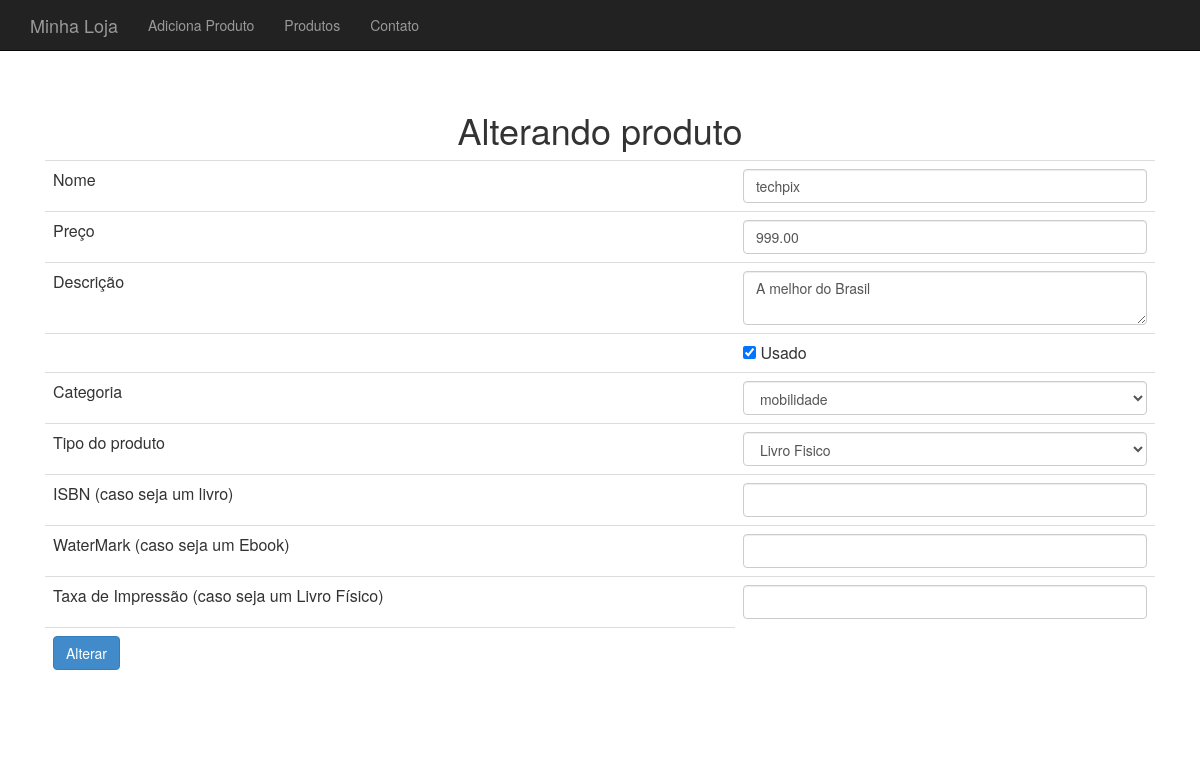
The page /produto-altera-formulario.php?id=9 on the database its author committed.
### tables this page shows
CREATE TABLE `produtos` (
  `id` int(11) NOT NULL,
  `nome` varchar(255) NOT NULL,
  `preco` decimal(10,2) NOT NULL,
  `descricao` text,
  `categoria_id` int(11) DEFAULT NULL,
  `usado` tinyint(1) DEFAULT '0',
  `imagem` varchar(30) NOT NULL,
  `isbn` varchar(255) DEFAULT NULL,
  `tipoProduto` varchar(255) DEFAULT NULL,
  `waterMark` varchar(255) DEFAULT NULL,
  `taxaImpressao` varchar(255) DEFAULT NULL
);

### class/ProdutoDao.php (called while the page is built, shortened)
<?php
class ProdutoDao {
	private $conexao;
	function __construct($conexao) {
		$this->conexao = $conexao;
	}
		function buscaProduto($id) {
	    $query = "select * from produtos where id = {$id}";
	    $resultado = mysqli_query($this->conexao, $query);
	    $produto_buscado = mysqli_fetch_assoc($resultado);
	    $tipoProduto = $produto_buscado['tipoProduto'];
	    $produto_id = $produto_buscado['id'];
	    $categoria_id = $produto_buscado['categoria_id'];
	    $factory = new ProdutoFactory();
	    $produto = $factory->criaPor($tipoProduto, $produto_buscado);
	    $produto->atualizaBaseadoEm($produto_buscado);
	    $produto->setId($produto_id);
	    $produto->getCategoria()->setId($categoria_id);
	    return $produto;
	}
}
?>

### class/ProdutoFactory.php (called while the page is built, shortened)
<?php
	class ProdutoFactory {
    public function criaPor($tipoProduto, $params) {
        $nome = $params['nome'];
        $preco = $params['preco'];
        $descricao = $params['descricao'];
        $categoria = new Categoria();
        $usado = $params['usado'];
        return new LivroFisico($nome, $preco, $descricao, $categoria, $usado);
    }
}
 ?>

### class/Produto.php (called while the page is built, shortened)
<?php
abstract class Produto {
	private $nome;
	private $preco;
	private $descricao;
	private $categoria;
	private $usado;
	function __construct($nome, $preco, $descricao, Categoria $categoria, $usado) {
		$this->nome = $nome;
		$this->preco = $preco;
		$this->descricao = $descricao;
		$this->categoria = $categoria;
		$this->usado = $usado;
	}
	public function getNome() {
		return $this->nome;
	}
	public function getPreco() {
		return $this->preco;
	}
	public function getDescricao() {
		return $this->descricao;
	}
	public function getCategoria() {
		return $this->categoria;
	}
	public function isUsado() {
		return $this->usado;
	}
	public function setUsado($usado) {
		$this->usado = $usado;
	}
	public function temIsbn() {
		return $this instanceof Livro;
	}
	public function temTaxaImpressao() {
    	return $this instanceof LivroFisico;
	}
	public function temWaterMark() {
	    return $this instanceof Ebook;
	}
}
?>

### class/CategoriaDao.php (called while the page is built)
<?php
class CategoriaDao {
	private $conexao;
	function __construct($conexao) {
		$this->conexao = $conexao;
	}
	function listaCategorias() {
		$categorias = array();
		$query = "select * from categorias";
		$resultado = mysqli_query($this->conexao, $query);
		while($categoria_array = mysqli_fetch_assoc($resultado)) {
			$categoria = new Categoria();
			$categoria->setId($categoria_array['id']);
			$categoria->setNome($categoria_array['nome']);
			array_push($categorias, $categoria);
		}
		return $categorias;
	}
}
?>

### class/Categoria.php (called while the page is built)
<?php
class Categoria {
	private $id;
	private $nome;
	public function getId() {
		return $this->id;
	}
	public function setId($id) {
		$this->id = $id;
	}
	public function getNome() {
		return $this->nome;
	}
	public function setNome($nome) {
		$this->nome = $nome;
	}
}
?>

### class/Livro.php (called while the page is built, shortened)
<?php
abstract class Livro extends Produto {
	private $isbn;
	public function getIsbn() {
		return $this->isbn;
	}
	public function setIsbn($isbn) {
		$this->isbn = $isbn;
	}
}
?>

### class/LivroFisico.php (called while the page is built, shortened)
<?php
class LivroFisico extends Livro {
	private $taxaImpressao;
	public function getTaxaImpressao() {
	    return $this->taxaImpressao;
	}
	public function setTaxaImpressao($taxaImpressao) {
	    $this->taxaImpressao = $taxaImpressao;
	}
}
 ?>

### produto-formulario-base.php (the view)
<tr>
	<td>Nome</td>
	<td>
		<input class="form-control" type="text" name="nome"
			value="<?=$produto->getNome()?>">
	</td>
</tr>
<tr>
	<td>Preço</td>
	<td>
		<input class="form-control" type="number" step="0.01" name="preco"
			value="<?=$produto->getPreco()?>">
	</td>
</tr>
<tr>
	<td>Descrição</td>
	<td>
		<textarea class="form-control" name="descricao"><?=$produto->getDescricao()?></textarea>
	</td>
</tr>
<tr>
	<td></td>
	<td><input type="checkbox" name="usado" <?=$produto->isUsado()?> value="true"> Usado
</tr>
<tr>
	<td>Categoria</td>
	<td>
		<select name="categoria_id" class="form-control">
			<?php
			foreach($categorias as $categoria) :
				$essaEhACategoria = $produto->getCategoria()->getId() == $categoria->getId();
				$selecao = $essaEhACategoria ? "selected='selected'" : "";
			?>
				<option value="<?=$categoria->getId()?>" <?=$selecao?>>
					<?=$categoria->getNome()?>
				</option>
			<?php
			endforeach
			?>
		</select>
	</td>
</tr>
<tr>
	<td>Tipo do produto</td>
    <td>
        <select name="tipoProduto" class="form-control">
            <optgroup label="Livros">
                <?php
                $tipos = array("Livro Fisico", "Ebook");
                foreach($tipos as $tipo) :
                    $tipoSemEspaco = str_replace(' ', '', $tipo);
                    $esseEhOTipo = get_class($produto) == $tipoSemEspaco;
                    $selecaoTipo = $esseEhOTipo ? "selected='selected'" : "";
                ?>
                    <option value="<?=$tipoSemEspaco?>" <?=$selecaoTipo?>>
                        <?=$tipo?>
                    </option>
                <?php
                endforeach
                ?>
            </optgroup>
        </select>
    </td>
</tr>
<tr>
	<td>ISBN (caso seja um livro)</td>
	<td>
		<input type="text" name="isbn" class="form-control"
			value="<?php if ($produto->temIsbn()) { echo $produto->getIsbn(); } ?>" >
	</td>
</tr>
<tr>
    <td>WaterMark (caso seja um Ebook)</td>
    <td>
        <input type="text" class="form-control" name="waterMark"
            value="<?php if ($produto->temWaterMark()) { echo $produto->getWaterMark(); } ?>" />
    </td>
</tr>
<tr>
    <td>Taxa de Impressão (caso seja um Livro Físico)</td>
    <td>
        <input type="text" class="form-control" name="taxaImpressao"
            value="<?php if ($produto->temTaxaImpressao()) { echo $produto->getTaxaImpressao(); } ?>" />
    </td>
</tr>

### css/loja.css (style rules this page uses)
body { padding-top: 50px; }

### rows shown on the page
produtos: nome "techpix", preco "999.00", descricao "A melhor do Brasil"

### other values the page prints
form field categoria_id "mobilidade"
form field tipoProduto "Livro Fisico"
